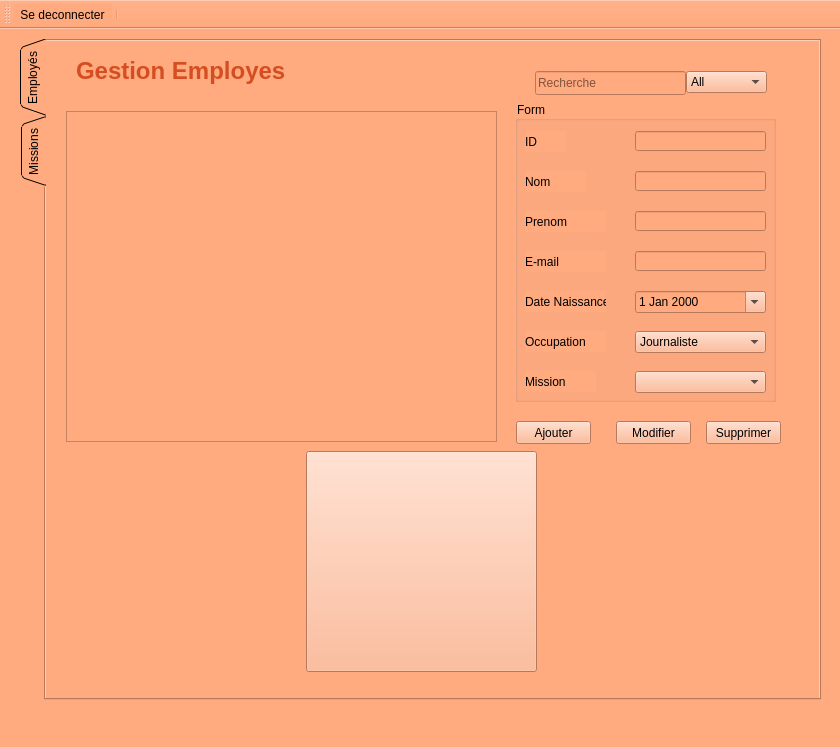
<?xml version="1.0" encoding="UTF-8"?>
<ui version="4.0">
 <class>gestion_zouhour</class>
 <widget class="QMainWindow" name="gestion_zouhour">
  <property name="geometry">
   <rect>
    <x>0</x>
    <y>0</y>
    <width>840</width>
    <height>747</height>
   </rect>
  </property>
  <property name="windowTitle">
   <string>MainWindow</string>
  </property>
  <property name="styleSheet">
   <string notr="true">background-image: url(:/res/img/hand-painted-watercolor-background-with-sky-clouds-shape_24972-1095.jpg);
background-image: url(:/new/prefix1/img/hand-painted-watercolor-background-with-sky-clouds-shape_24972-1095.jpg);
background-color: rgb(255, 170, 127);</string>
  </property>
  <widget class="QWidget" name="centralwidget">
   <widget class="QTabWidget" name="tabWidget">
    <property name="geometry">
     <rect>
      <x>20</x>
      <y>10</y>
      <width>801</width>
      <height>661</height>
     </rect>
    </property>
    <property name="styleSheet">
     <string notr="true">background-image: url(:/new/prefix1/img/hand-painted-watercolor-background-with-sky-clouds-shape_24972-1095.jpg);</string>
    </property>
    <property name="tabPosition">
     <enum>QTabWidget::West</enum>
    </property>
    <property name="tabShape">
     <enum>QTabWidget::Triangular</enum>
    </property>
    <property name="currentIndex">
     <number>0</number>
    </property>
    <widget class="QWidget" name="tab">
     <attribute name="title">
      <string>Employés</string>
     </attribute>
     <widget class="QLineEdit" name="rech_emp">
      <property name="geometry">
       <rect>
        <x>489</x>
        <y>30</y>
        <width>151</width>
        <height>24</height>
       </rect>
      </property>
      <property name="text">
       <string/>
      </property>
      <property name="placeholderText">
       <string>Recherche</string>
      </property>
      <property name="clearButtonEnabled">
       <bool>true</bool>
      </property>
     </widget>
     <widget class="QTableView" name="table_emp">
      <property name="geometry">
       <rect>
        <x>20</x>
        <y>70</y>
        <width>431</width>
        <height>331</height>
       </rect>
      </property>
      <property name="sortingEnabled">
       <bool>false</bool>
      </property>
      <attribute name="horizontalHeaderCascadingSectionResizes">
       <bool>true</bool>
      </attribute>
      <attribute name="horizontalHeaderShowSortIndicator" stdset="0">
       <bool>false</bool>
      </attribute>
      <attribute name="horizontalHeaderStretchLastSection">
       <bool>false</bool>
      </attribute>
     </widget>
     <widget class="QLabel" name="label">
      <property name="geometry">
       <rect>
        <x>30</x>
        <y>10</y>
        <width>291</width>
        <height>41</height>
       </rect>
      </property>
      <property name="text">
       <string>&lt;html&gt;&lt;head/&gt;&lt;body&gt;&lt;p&gt;&lt;span style=&quot; font-size:18pt; font-weight:600; color:#d54e21;&quot;&gt;Gestion Employes&lt;/span&gt;&lt;/p&gt;&lt;/body&gt;&lt;/html&gt;</string>
      </property>
     </widget>
     <widget class="QComboBox" name="emp_sel_col">
      <property name="geometry">
       <rect>
        <x>640</x>
        <y>30</y>
        <width>81</width>
        <height>22</height>
       </rect>
      </property>
      <item>
       <property name="text">
        <string>All</string>
       </property>
      </item>
      <item>
       <property name="text">
        <string>ID</string>
       </property>
      </item>
      <item>
       <property name="text">
        <string>Nom</string>
       </property>
      </item>
      <item>
       <property name="text">
        <string>Prenom</string>
       </property>
      </item>
      <item>
       <property name="text">
        <string>Mail</string>
       </property>
      </item>
      <item>
       <property name="text">
        <string>Naissance</string>
       </property>
      </item>
      <item>
       <property name="text">
        <string>Occupation</string>
       </property>
      </item>
     </widget>
     <widget class="QGroupBox" name="groupBox">
      <property name="geometry">
       <rect>
        <x>469</x>
        <y>60</y>
        <width>261</width>
        <height>301</height>
       </rect>
      </property>
      <property name="title">
       <string>Form</string>
      </property>
      <widget class="QLabel" name="label_5">
       <property name="geometry">
        <rect>
         <x>10</x>
         <y>190</y>
         <width>81</width>
         <height>21</height>
        </rect>
       </property>
       <property name="text">
        <string>Date Naissance</string>
       </property>
      </widget>
      <widget class="QLabel" name="label_6">
       <property name="geometry">
        <rect>
         <x>10</x>
         <y>150</y>
         <width>81</width>
         <height>21</height>
        </rect>
       </property>
       <property name="text">
        <string>E-mail</string>
       </property>
      </widget>
      <widget class="QLabel" name="label_7">
       <property name="geometry">
        <rect>
         <x>10</x>
         <y>230</y>
         <width>81</width>
         <height>21</height>
        </rect>
       </property>
       <property name="text">
        <string>Occupation</string>
       </property>
      </widget>
      <widget class="QComboBox" name="mission">
       <property name="geometry">
        <rect>
         <x>120</x>
         <y>270</y>
         <width>131</width>
         <height>22</height>
        </rect>
       </property>
      </widget>
      <widget class="QLineEdit" name="nom">
       <property name="geometry">
        <rect>
         <x>120</x>
         <y>70</y>
         <width>131</width>
         <height>20</height>
        </rect>
       </property>
      </widget>
      <widget class="QLineEdit" name="mail">
       <property name="geometry">
        <rect>
         <x>120</x>
         <y>150</y>
         <width>131</width>
         <height>20</height>
        </rect>
       </property>
      </widget>
      <widget class="QLabel" name="label_8">
       <property name="geometry">
        <rect>
         <x>10</x>
         <y>270</y>
         <width>71</width>
         <height>21</height>
        </rect>
       </property>
       <property name="text">
        <string>Mission</string>
       </property>
      </widget>
      <widget class="QLabel" name="label_3">
       <property name="geometry">
        <rect>
         <x>10</x>
         <y>110</y>
         <width>81</width>
         <height>21</height>
        </rect>
       </property>
       <property name="text">
        <string>Prenom</string>
       </property>
      </widget>
      <widget class="QLineEdit" name="id">
       <property name="geometry">
        <rect>
         <x>120</x>
         <y>30</y>
         <width>131</width>
         <height>20</height>
        </rect>
       </property>
      </widget>
      <widget class="QLabel" name="label_2">
       <property name="geometry">
        <rect>
         <x>10</x>
         <y>30</y>
         <width>41</width>
         <height>21</height>
        </rect>
       </property>
       <property name="text">
        <string>ID</string>
       </property>
      </widget>
      <widget class="QComboBox" name="occupation">
       <property name="geometry">
        <rect>
         <x>120</x>
         <y>230</y>
         <width>131</width>
         <height>22</height>
        </rect>
       </property>
       <item>
        <property name="text">
         <string>Journaliste</string>
        </property>
       </item>
       <item>
        <property name="text">
         <string>Agent</string>
        </property>
       </item>
       <item>
        <property name="text">
         <string>Admin</string>
        </property>
       </item>
       <item>
        <property name="text">
         <string> Ecrivain</string>
        </property>
       </item>
      </widget>
      <widget class="QDateEdit" name="naissance">
       <property name="geometry">
        <rect>
         <x>120</x>
         <y>190</y>
         <width>131</width>
         <height>22</height>
        </rect>
       </property>
       <property name="calendarPopup">
        <bool>true</bool>
       </property>
      </widget>
      <widget class="QLabel" name="label_10">
       <property name="geometry">
        <rect>
         <x>10</x>
         <y>70</y>
         <width>61</width>
         <height>21</height>
        </rect>
       </property>
       <property name="text">
        <string>Nom</string>
       </property>
      </widget>
      <widget class="QLineEdit" name="prenom">
       <property name="geometry">
        <rect>
         <x>120</x>
         <y>110</y>
         <width>131</width>
         <height>20</height>
        </rect>
       </property>
      </widget>
     </widget>
     <widget class="QPushButton" name="actionadd_emp">
      <property name="geometry">
       <rect>
        <x>470</x>
        <y>380</y>
        <width>75</width>
        <height>23</height>
       </rect>
      </property>
      <property name="text">
       <string>Ajouter</string>
      </property>
     </widget>
     <widget class="QPushButton" name="modif_emp">
      <property name="geometry">
       <rect>
        <x>570</x>
        <y>380</y>
        <width>75</width>
        <height>23</height>
       </rect>
      </property>
      <property name="text">
       <string>Modifier</string>
      </property>
     </widget>
     <widget class="QPushButton" name="actiondelete_emp">
      <property name="geometry">
       <rect>
        <x>660</x>
        <y>380</y>
        <width>75</width>
        <height>23</height>
       </rect>
      </property>
      <property name="text">
       <string>Supprimer</string>
      </property>
     </widget>
     <widget class="QPushButton" name="stat_emp">
      <property name="geometry">
       <rect>
        <x>260</x>
        <y>410</y>
        <width>231</width>
        <height>221</height>
       </rect>
      </property>
      <property name="styleSheet">
       <string notr="true">background-image: url(:/new/prefix1/img/statti.png);</string>
      </property>
      <property name="text">
       <string/>
      </property>
     </widget>
    </widget>
    <widget class="QWidget" name="tab_2">
     <attribute name="title">
      <string>Missions</string>
     </attribute>
     <widget class="QTableView" name="table_mission">
      <property name="geometry">
       <rect>
        <x>10</x>
        <y>70</y>
        <width>451</width>
        <height>361</height>
       </rect>
      </property>
      <property name="selectionMode">
       <enum>QAbstractItemView::ExtendedSelection</enum>
      </property>
      <property name="sortingEnabled">
       <bool>true</bool>
      </property>
      <attribute name="horizontalHeaderShowSortIndicator" stdset="0">
       <bool>true</bool>
      </attribute>
     </widget>
     <widget class="QLabel" name="label_4">
      <property name="geometry">
       <rect>
        <x>40</x>
        <y>10</y>
        <width>281</width>
        <height>41</height>
       </rect>
      </property>
      <property name="text">
       <string>&lt;html&gt;&lt;head/&gt;&lt;body&gt;&lt;p&gt;&lt;span style=&quot; font-size:18pt; font-weight:600; color:#d54e21;&quot;&gt;Gestion missions&lt;/span&gt;&lt;/p&gt;&lt;/body&gt;&lt;/html&gt;</string>
      </property>
     </widget>
     <widget class="QLineEdit" name="rech_mission">
      <property name="geometry">
       <rect>
        <x>480</x>
        <y>30</y>
        <width>141</width>
        <height>24</height>
       </rect>
      </property>
      <property name="placeholderText">
       <string>Recherche</string>
      </property>
      <property name="clearButtonEnabled">
       <bool>true</bool>
      </property>
     </widget>
     <widget class="QComboBox" name="mission_sel_col">
      <property name="geometry">
       <rect>
        <x>630</x>
        <y>30</y>
        <width>81</width>
        <height>22</height>
       </rect>
      </property>
      <item>
       <property name="text">
        <string>All</string>
       </property>
      </item>
      <item>
       <property name="text">
        <string>ID</string>
       </property>
      </item>
      <item>
       <property name="text">
        <string>Type</string>
       </property>
      </item>
      <item>
       <property name="text">
        <string>Description</string>
       </property>
      </item>
     </widget>
     <widget class="QGroupBox" name="groupBox_2">
      <property name="geometry">
       <rect>
        <x>480</x>
        <y>70</y>
        <width>241</width>
        <height>291</height>
       </rect>
      </property>
      <property name="title">
       <string>Form</string>
      </property>
      <widget class="QLabel" name="label_9">
       <property name="geometry">
        <rect>
         <x>10</x>
         <y>30</y>
         <width>41</width>
         <height>21</height>
        </rect>
       </property>
       <property name="text">
        <string>ID</string>
       </property>
      </widget>
      <widget class="QLabel" name="label_11">
       <property name="geometry">
        <rect>
         <x>10</x>
         <y>110</y>
         <width>121</width>
         <height>21</height>
        </rect>
       </property>
       <property name="text">
        <string>Description</string>
       </property>
      </widget>
      <widget class="QLabel" name="label_12">
       <property name="geometry">
        <rect>
         <x>10</x>
         <y>70</y>
         <width>51</width>
         <height>21</height>
        </rect>
       </property>
       <property name="text">
        <string>Type</string>
       </property>
      </widget>
      <widget class="QLineEdit" name="type">
       <property name="geometry">
        <rect>
         <x>80</x>
         <y>70</y>
         <width>131</width>
         <height>20</height>
        </rect>
       </property>
      </widget>
      <widget class="QTextEdit" name="description">
       <property name="geometry">
        <rect>
         <x>10</x>
         <y>140</y>
         <width>201</width>
         <height>131</height>
        </rect>
       </property>
      </widget>
      <widget class="QLineEdit" name="id2">
       <property name="geometry">
        <rect>
         <x>80</x>
         <y>30</y>
         <width>131</width>
         <height>20</height>
        </rect>
       </property>
      </widget>
     </widget>
     <widget class="QPushButton" name="actionadd_mission">
      <property name="geometry">
       <rect>
        <x>480</x>
        <y>370</y>
        <width>75</width>
        <height>23</height>
       </rect>
      </property>
      <property name="text">
       <string>ajouter</string>
      </property>
     </widget>
     <widget class="QPushButton" name="modif_mission">
      <property name="geometry">
       <rect>
        <x>560</x>
        <y>370</y>
        <width>75</width>
        <height>23</height>
       </rect>
      </property>
      <property name="text">
       <string>modifier</string>
      </property>
     </widget>
     <widget class="QPushButton" name="actiondelete_mission">
      <property name="geometry">
       <rect>
        <x>640</x>
        <y>370</y>
        <width>75</width>
        <height>23</height>
       </rect>
      </property>
      <property name="text">
       <string>supprimer</string>
      </property>
     </widget>
    </widget>
   </widget>
  </widget>
  <widget class="QMenuBar" name="menubar">
   <property name="geometry">
    <rect>
     <x>0</x>
     <y>0</y>
     <width>840</width>
     <height>26</height>
    </rect>
   </property>
  </widget>
  <widget class="QStatusBar" name="statusbar"/>
  <widget class="QToolBar" name="toolBar">
   <property name="windowTitle">
    <string>toolBar</string>
   </property>
   <attribute name="toolBarArea">
    <enum>TopToolBarArea</enum>
   </attribute>
   <attribute name="toolBarBreak">
    <bool>false</bool>
   </attribute>
   <addaction name="actiondeconnecter"/>
   <addaction name="separator"/>
  </widget>
  <action name="actiondeconnecter">
   <property name="icon">
    <iconset>
     <normaloff>img/Windows-Log-Off-icon.png</normaloff>
     <normalon>:/new/prefix1/img/Windows-Log-Off-icon.png</normalon>img/Windows-Log-Off-icon.png</iconset>
   </property>
   <property name="text">
    <string>Se deconnecter</string>
   </property>
   <property name="toolTip">
    <string>deconnecter</string>
   </property>
   <property name="shortcut">
    <string>Ctrl+O</string>
   </property>
  </action>
 </widget>
 <resources/>
 <connections/>
</ui>
